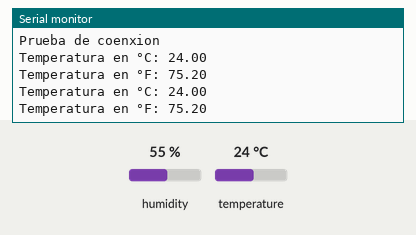
Recording of a sketch running on a simulated ESP32. Parts: the last lines printed to the serial monitor. Inputs (shaded band) come from the test bench; at power-on: temperature 24 °C, humidity 55 %.

Above: at 4.8 s.
4.9 s: temperature set to 12 °C
At 7.5 s:
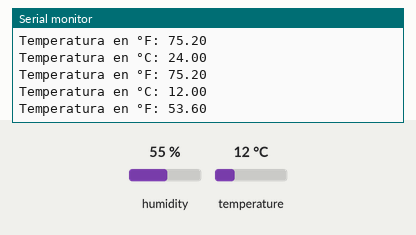
7.9 s: temperature set to 19 °C
At 8.8 s:
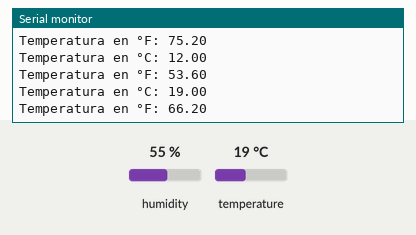
Timing chart, 0 to 10.9 s (numbered marks = the images above; inputs shaded):
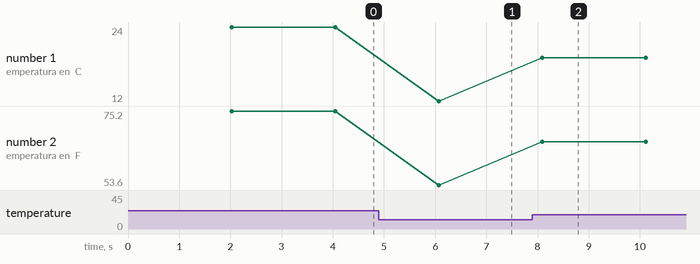

The sketch:

dht2.ino
```cpp
/*
 * Lectura simple de sensor DHT11 a ESP32-CAM
 * Por: Paloma Vilchis
 * Fecha: 03 de agosto de 2021
 * Modificado por: Gabriel Espinosa Burguete
 *
 * Este programa imprime valores de temperatura capturados
 * por el DHT11 tanto en Fahrenheit como Celsius. El fin
 * de este ejercicio es que se integré con otros programas
 * para ampliarlo a un dashboard de node-red.
 *
 * El único pin usado del ESP32-CAM es el GPIO 12 para
 * recibir los valores de temperatura.
 *
 * Componente     PinESP32CAM
 * DHTPIN-----------GPIO 12
 */
#include "DHT.h"
#define DHTPIN 12   // Pin de ESP32-CAM a usar
#define DHTTYPE DHT11   // Tipo de DHT a usar

// Instancia de DHT para inicializarlo
DHT dht(DHTPIN, DHTTYPE);

void setup() {
  Serial.begin(115200); // Transmision de datos a 115200 bps

  // Se imprime mensaje de inicio, la funcion F() crea un tipo de dato especial
  // que se carga desde memoria FLASH y ocupa menos recursos. Más info:
  // https://www.aranacorp.com/es/anadir-la-funcion-f-a-un-archivo-ino-con-python/
  // https://forum.arduino.cc/t/what-does-the-f-do-exactly/89384/5
  Serial.println(F("Prueba de coenxion"));

  dht.begin(); // Inicializa el dht
}

void loop() {
  delay(2000); // Retraso de 2s para no perder lecturas

  float t = dht.readTemperature(); // Lee y almacena la temperatura en Celsius
  float f = dht.readTemperature(true); // Lee y almacena la temperatura en Fahrenheit

  // En caso de leer nada, se imprime mensaje de que no hay conexion y reinicia ciclo
  if ( isnan(t) || isnan(f)) {
    Serial.println(F("No hay conexion"));
    return;
  }


  // Imprime mensajes con respectivos valores de temperatura
  Serial.print(F("Temperatura en °C: "));
  Serial.println(t);
  Serial.print(F("Temperatura en °F: "));
  Serial.println(f);

}
```

Measured:
- after the input at 4.9 s, the serial monitor: prints a new line after 1.2 s (image 1)
- after the input at 7.9 s, the serial monitor: prints a new line after 0.19 s (image 2)
- plotted number 1: 24 → 12 after the input at 4.9 s, 12 → 19 after the input at 7.9 s
- plotted number 2: 75.2 → 53.6 after the input at 4.9 s, 53.6 → 66.2 after the input at 7.9 s
